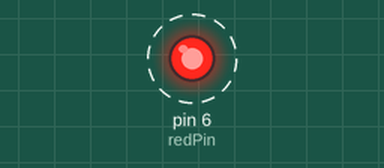
A sketch run on a simulated Arduino Uno, built with avr-gcc and run on an emulated ATmega328P. Shown: output pins drawn as LEDs (lit = HIGH). Dashed ring = blinking.

Above: at 0.05 s.
Timing chart, 0 to 3.0 s (numbered marks = the images above):
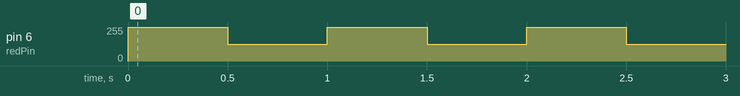

The sketch:

Learning_analog_pins.ino
```cpp
int redPin=6;
int bright=255;
int dim=125;


void setup() {
  // put your setup code here, to run once:
 pinMode(redPin,OUTPUT);
}

void loop() {
  // put your main code here, to run repeatedly:
  analogWrite(redPin,bright);
  delay(500);
  analogWrite(redPin,dim);
  delay(500);
}
```

Measured:
- by itself, pin 6 (redPin): alternates 255/255 for 0.50 s and 125/255 for 0.50 s
